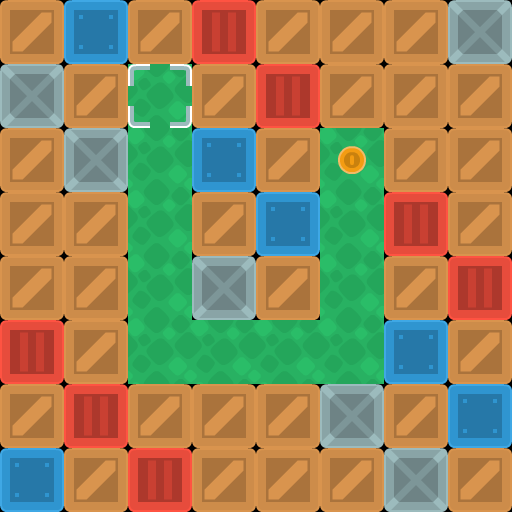

The image is a tile-based game level rendered from a .tmx file. Its description and complete source (layers, tilesets, objects, tile grids) follow:
An orthogonal 8x8 tile map with 64x64 px tiles, 3 tile layers (background, walls, objects).

<map version="1.10" tiledversion="1.11.2" orientation="orthogonal" renderorder="right-down" width="8" height="8" tilewidth="64" tileheight="64" infinite="0" nextlayerid="5" nextobjectid="1">
 <properties>
  <property name="character_bottom" value="[[0, 5], [1, 5], [2, 5]]" />
  <property name="character_left" value="[[3, 7], [4, 7], [5, 7]]" />
  <property name="character_right" value="[[0, 7], [1, 7], [2, 7]]" />
  <property name="character_top" value="[[3, 5], [4, 5], [5, 5]]" />
 </properties>
 <tileset firstgid="1" source="sokoban_tilesheet.tsx" />
 <layer id="4" name="background" width="8" height="8">
  <data encoding="csv">
0,0,0,0,0,0,0,0,
0,0,89,0,0,0,0,0,
0,0,89,0,0,89,0,0,
0,0,89,0,0,89,0,0,
0,0,89,0,0,89,0,0,
0,0,89,89,89,89,0,0,
0,0,0,0,0,0,0,0,
0,0,0,0,0,0,0,0
</data>
 </layer>
 <layer id="1" name="walls" width="8" height="8">
  <data encoding="csv">
2,4,2,3,2,2,2,6,
6,2,0,2,3,2,2,2,
2,6,0,4,2,0,2,2,
2,2,0,2,4,0,3,2,
2,2,0,6,2,0,2,3,
3,2,0,0,0,0,4,2,
2,3,2,2,2,6,2,4,
4,2,3,2,2,2,6,2
</data>
 </layer>
 <layer id="3" name="objects" width="8" height="8">
  <data encoding="csv">
0,0,0,0,0,0,0,0,
0,0,40,0,0,0,0,0,
0,0,0,0,0,75,0,0,
0,0,0,0,0,0,0,0,
0,0,0,0,0,0,0,0,
0,0,0,0,0,0,0,0,
0,0,0,0,0,0,0,0,
0,0,0,0,0,0,0,0
</data>
 </layer>
</map>
